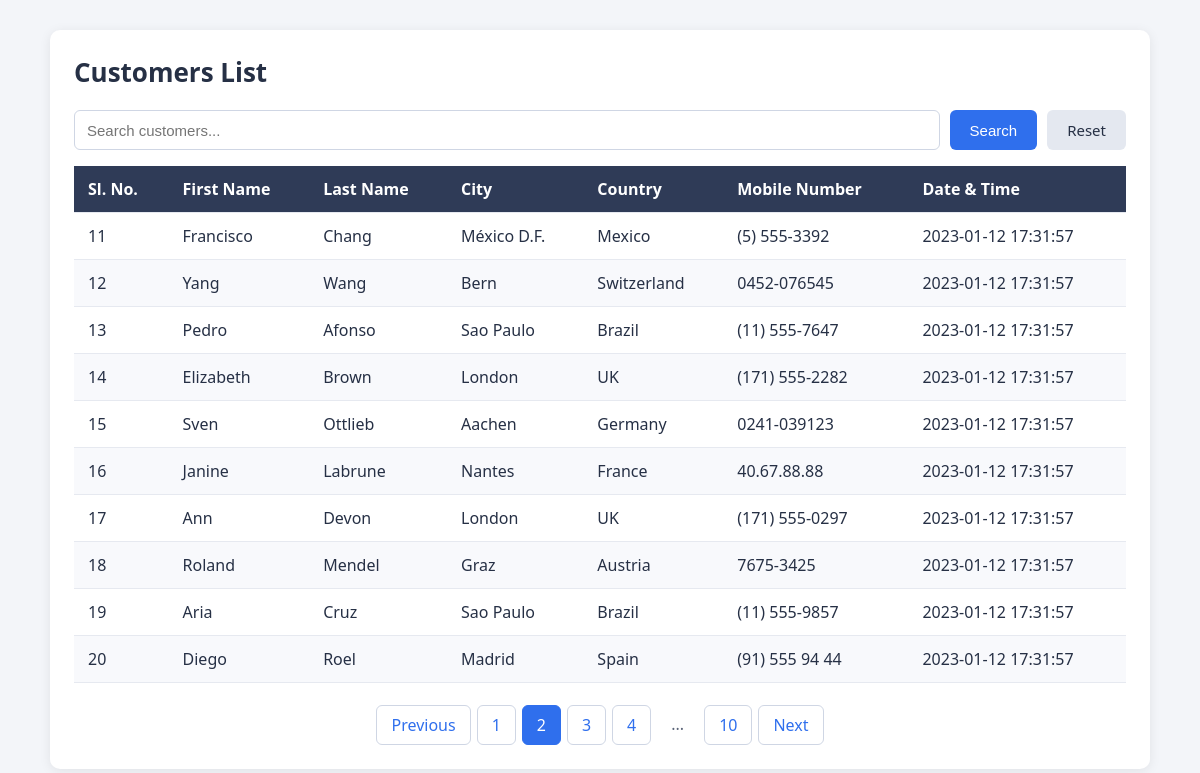
Screenshot of /?page=2 with the database file from the repository.
### tables this page shows
CREATE TABLE `tbl_customers` (
  `id` int(11) NOT NULL AUTO_INCREMENT,
  `first_name` varchar(50) NOT NULL,
  `last_name` varchar(50) NOT NULL,
  `city` varchar(50) NOT NULL,
  `country` varchar(50) NOT NULL,
  `mobile_number` varchar(30) NOT NULL,
  `date_n_time` datetime NOT NULL,
  PRIMARY KEY (`id`)
);

### index.php (the view, shortened to what this page needs)
<?php
require_once 'db.php';
$perPage = 10;
$search = isset($_GET['search']) ? trim($_GET['search']) : '';
$page   = isset($_GET['page']) ? (int) $_GET['page'] : 1;
$where  = '';
$params = [];
try {
    $countStmt = $pdo->prepare("SELECT COUNT(*) FROM tbl_customers $where");
    $countStmt->execute($params);
    $totalRecords = (int) $countStmt->fetchColumn();
    $totalPages   = max(1, (int) ceil($totalRecords / $perPage));
    $offset = ($page - 1) * $perPage;
    $stmt = $pdo->prepare(
        "SELECT id, first_name, last_name, city, country, mobile_number, date_n_time
         FROM tbl_customers
         $where
         ORDER BY id ASC
         LIMIT :limit OFFSET :offset"
    );
    $stmt->bindValue(':limit',  $perPage, PDO::PARAM_INT);
    $stmt->bindValue(':offset', $offset,  PDO::PARAM_INT);
    $stmt->execute();
    $customers = $stmt->fetchAll();
} catch (PDOException $e) {
    http_response_code(500);
    die('<p style="font-family:Arial;padding:20px;color:#b00020;">'
      . 'Database error: the table <code>tbl_customers</code> could not be read. '
      . 'Please make sure the SQL file has been imported.</p>');
}
function pageUrl(int $page, string $search): string
{
    $query = ['page' => $page];
    return '?' . http_build_query($query);
}
function e($value): string
{
    return htmlspecialchars((string) $value, ENT_QUOTES, 'UTF-8');
}
?>
<!DOCTYPE html>
<html lang="en">
<head>
    <link rel="stylesheet" href="style.css">
</head>
<body>
<div class="container">
    <h1>Customers List</h1>
    <form method="get" action="index.php" class="search-form">
        <input type="text" name="search" placeholder="Search customers..."
               value="<?= e($search) ?>">
        <button type="submit" class="btn btn-primary">Search</button>
        <a href="index.php" class="btn btn-secondary">Reset</a>
    </form>
    <div class="table-wrap">
        <table>
            <thead>
                <tr>
                    <th>Sl. No.</th>
                    <th>First Name</th>
                    <th>Last Name</th>
                    <th>City</th>
                    <th>Country</th>
                    <th>Mobile Number</th>
                    <th>Date &amp; Time</th>
                </tr>
            </thead>
            <tbody>
            <?php if (empty($customers)): ?>
                <tr><td colspan="7" class="no-data">No customers found.</td></tr>
            <?php else: ?>
                <?php foreach ($customers as $i => $c): ?>
                    <tr>
                        <td><?= $offset + $i + 1 ?></td>
                        <td><?= e($c['first_name']) ?></td>
                        <td><?= e($c['last_name']) ?></td>
                        <td><?= e($c['city']) ?></td>
                        <td><?= e($c['country']) ?></td>
                        <td><?= e($c['mobile_number']) ?></td>
                        <td><?= e($c['date_n_time']) ?></td>
                    </tr>
                <?php endforeach; ?>
            <?php endif; ?>
            </tbody>
        </table>
    </div>
    <?php if ($totalPages > 1): ?>
        <nav class="pagination">
            <?php if ($page > 1): ?>
                <a href="<?= e(pageUrl($page - 1, $search)) ?>">Previous</a>
            <?php else: ?>
                <span class="disabled">Previous</span>
            <?php endif; ?>
            <?php
            $last = 0;
            for ($p = 1; $p <= $totalPages; $p++) {
                if ($p == 1 || $p == $totalPages || abs($p - $page) <= 2) {
                    if ($last && $p - $last > 1) {
                        echo '<span class="dots">...</span>';
                    }
                    if ($p == $page) {
                        echo '<span class="active">' . $p . '</span>';
                    } else {
                        echo '<a href="' . e(pageUrl($p, $search)) . '">' . $p . '</a>';
                    }
                    $last = $p;
                }
            }
            ?>
            <?php if ($page < $totalPages): ?>
                <a href="<?= e(pageUrl($page + 1, $search)) ?>">Next</a>
            <?php else: ?>
                <span class="disabled">Next</span>
            <?php endif; ?>
        </nav>
    <?php endif; ?>
</div>
</body>
</html>

### style.css (style rules this page uses)
* { box-sizing: border-box; }
body { margin: 0; font-family: "Segoe UI", Arial, sans-serif; background: #f3f5f9; color: #263045; }
.container { max-width: 1100px; margin: 30px auto; padding: 24px; background: #fff; border-radius: 10px; box-shadow: 0 2px 12px rgba(0, 0, 0, 0.08); }
h1 { margin: 0 0 20px; font-size: 26px; }
.search-form { display: flex; gap: 10px; margin-bottom: 16px; flex-wrap: wrap; }
.search-form input[type="text"] { flex: 1; min-width: 200px; padding: 10px 12px; border: 1px solid #cfd6e4; border-radius: 6px; font-size: 15px; }
.btn { padding: 10px 20px; border: none; border-radius: 6px; font-size: 15px; cursor: pointer; text-decoration: none; display: inline-block; }
.btn-primary { background: #2f6fed; color: #fff; }
.btn-secondary { background: #e4e8f0; color: #263045; }
.table-wrap { overflow-x: auto; }
table { width: 100%; border-collapse: collapse; min-width: 700px; }
th, td { padding: 12px 14px; text-align: left; border-bottom: 1px solid #e6e9f0; }
th { background: #2f3b57; color: #fff; font-weight: 600; white-space: nowrap; }
tbody tr:nth-child(even) { background: #f8f9fc; }
.pagination { display: flex; justify-content: center; flex-wrap: wrap; gap: 6px; margin-top: 22px; }
.pagination a, .pagination span { padding: 8px 14px; border: 1px solid #cfd6e4; border-radius: 6px; text-decoration: none; color: #2f6fed; background: #fff; }
.pagination .active { background: #2f6fed; border-color: #2f6fed; color: #fff; }
.pagination .dots { border: none; background: none; color: #5b6478; }

### rows the page displays
tbl_customers: i "11", first_name "Francisco", last_name "Chang", city "México D.F.", country "Mexico", mobile_number "(5) 555-3392", date_n_time "2023-01-12 17:31:57"
tbl_customers: i "12", first_name "Yang", last_name "Wang", city "Bern", country "Switzerland", mobile_number "0452-076545", date_n_time "2023-01-12 17:31:57"
tbl_customers: i "13", first_name "Pedro", last_name "Afonso", city "Sao Paulo", country "Brazil", mobile_number "(11) 555-7647", date_n_time "2023-01-12 17:31:57"
tbl_customers: i "14", first_name "Elizabeth", last_name "Brown", city "London", country "UK", mobile_number "(171) 555-2282", date_n_time "2023-01-12 17:31:57"
tbl_customers: i "15", first_name "Sven", last_name "Ottlieb", city "Aachen", country "Germany", mobile_number "0241-039123", date_n_time "2023-01-12 17:31:57"
tbl_customers: i "16", first_name "Janine", last_name "Labrune", city "Nantes", country "France", mobile_number "40.67.88.88", date_n_time "2023-01-12 17:31:57"
tbl_customers: i "17", first_name "Ann", last_name "Devon", city "London", country "UK", mobile_number "(171) 555-0297", date_n_time "2023-01-12 17:31:57"
tbl_customers: i "18", first_name "Roland", last_name "Mendel", city "Graz", country "Austria", mobile_number "7675-3425", date_n_time "2023-01-12 17:31:57"
tbl_customers: i "19", first_name "Aria", last_name "Cruz", city "Sao Paulo", country "Brazil", mobile_number "(11) 555-9857", date_n_time "2023-01-12 17:31:57"
tbl_customers: i "20", first_name "Diego", last_name "Roel", city "Madrid", country "Spain", mobile_number "(91) 555 94 44", date_n_time "2023-01-12 17:31:57"
